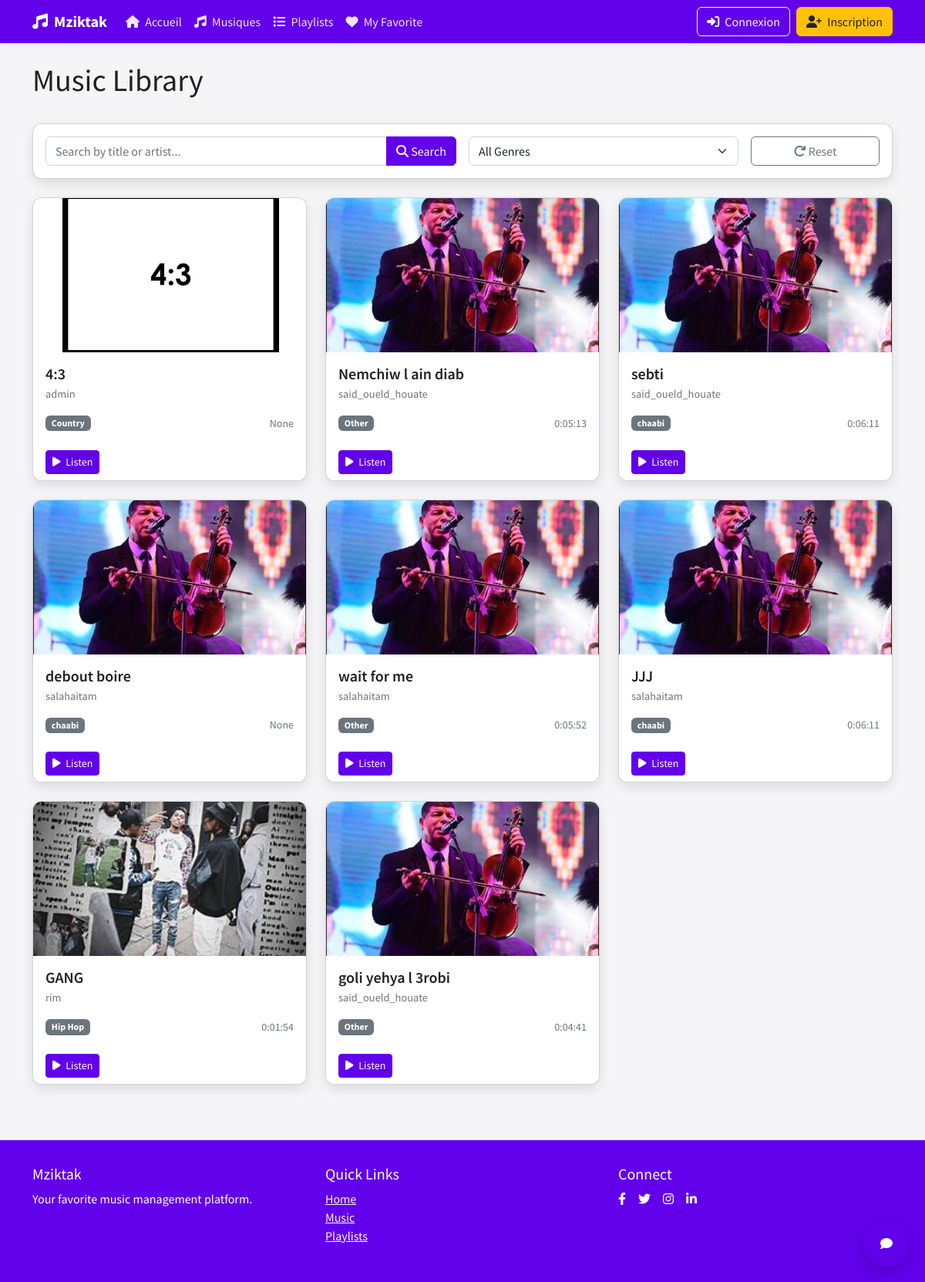
The app's page /music/ with its own data.
### music_app/models.py (models this page shows, shortened)
class Music(models.Model):
    GENRE_CHOICES = [
        ('pop', 'Pop'),
        ('rock', 'Rock'),
        ('jazz', 'Jazz'),
        ('classical', 'Classical'),
        ('hip_hop', 'Hip Hop'),
        ('electronic', 'Electronic'),
        ('country', 'Country'),
        ('r_and_b', 'R&B'),
        ('indie', 'Indie'),
        ('chaabi','chaabi'),
        ('other', 'Other'),
    ]
    title = models.CharField(max_length=100)
    artist = models.ForeignKey('users.Artist', on_delete=models.CASCADE, related_name='music')
    genre = models.CharField(max_length=20, choices=GENRE_CHOICES, default='other')
    duration = models.DurationField(null=True, blank=True)
    release_date = models.DateField()
    audio_file = models.FileField(upload_to='music/')
    cover_image = models.ImageField(upload_to='covers/', default='covers/default.jpg')
    created_at = models.DateTimeField(auto_now_add=True)
    class Meta:
        verbose_name_plural = 'Music'
        ordering = ['-release_date']

### users/models.py (models this page shows, shortened)
class Artist(models.Model):
    user = models.OneToOneField(
        settings.AUTH_USER_MODEL,
        on_delete=models.CASCADE,
        related_name='artist_profile'
    )
    full_name = models.CharField(max_length=100)
    profile_image = models.ImageField(upload_to='artist_images/', null=True, blank=True)

### music_app/views.py (the view)
# urls.py: path('music/', views.music_list, name='music_list'),
def music_list(request):
    genre_filter = request.GET.get('genre', '')
    search_query = request.GET.get('search', '')
    music = Music.objects.all()
    if genre_filter:
        music = music.filter(genre=genre_filter)
    if search_query:
        music = music.filter(
            Q(title__icontains=search_query) |
            Q(artist__full_name__icontains=search_query)
        )
    return render(request, 'music_app/music_list.html', {
        'music_list': music,
        'genres': dict(Music.GENRE_CHOICES),
        'current_genre': genre_filter,
        'search_query': search_query
    })

### music_app/context_processors.py (called while the page is built)
def favorite_count(request):
    if request.user.is_authenticated:
        count = UserMusicPreference.objects.filter(
            user=request.user,
            favorite=True
        ).count()
        return {'favorite_count': count}
    return {'favorite_count': 0}

### templates/music_app/music_list.html (shortened to what this page needs)
{% extends 'base.html' %}
{% block content %}
<div class="container">
    <div class="d-flex justify-content-between align-items-center mb-4">
        <h1>Music Library</h1>
    </div>
    <div class="card mb-4">
        <div class="card-body">
            <form method="get" class="row g-3">
                <div class="col-md-6">
                    <div class="input-group">
                        <input type="text" name="search" class="form-control" placeholder="Search by title or artist..." value="{{ search_query }}">
                        <button class="btn btn-primary" type="submit">
                            <i class="fas fa-search"></i> Search
                        </button>
                    </div>
                </div>
                <div class="col-md-4">
                    <select name="genre" class="form-select" onchange="this.form.submit()">
                        <option value="">All Genres</option>
                    </select>
                </div>
                <div class="col-md-2">
                    <a href="{% url 'music_list' %}" class="btn btn-outline-secondary w-100">
                        <i class="fas fa-redo"></i> Reset
                    </a>
                </div>
            </form>
        </div>
    </div>
    <div class="row row-cols-1 row-cols-md-2 row-cols-lg-3 g-4">
        {% for music in music_list %}
        <div class="col">
            <div class="card h-100 music-card">
                <img src="{{ music.cover_image.url }}" class="card-img-top" alt="{{ music.title }}">
                <div class="card-body">
                    <h5 class="music-title">{{ music.title }}</h5>
                    <p class="music-artist">{{ music.artist.full_name }}</p>
                    <div class="d-flex justify-content-between align-items-center">
                        <span class="badge bg-secondary">{{ music.get_genre_display }}</span>
                        <small class="text-muted">{{ music.duration }}</small>
                    </div>
                </div>
                <div class="card-footer bg-white border-0 d-flex justify-content-between">
                    <a href="{% url 'music_detail' music.id %}" class="btn btn-sm btn-primary">
                        <i class="fas fa-play me-1"></i> Listen
                    </a>
                </div>
            </div>
        </div>
        {% endfor %}
    </div>
</div>
{% endblock %}

### templates/base.html (shortened to what this page needs)
<!DOCTYPE html>
<html lang="en">
<head>
    <link href="https://cdn.jsdelivr.net/npm/bootstrap@5.2.3/dist/css/bootstrap.min.css" rel="stylesheet">
    <link rel="stylesheet" href="https://cdnjs.cloudflare.com/ajax/libs/font-awesome/6.1.1/css/all.min.css">
    <link rel="stylesheet" href="https://cdn.plyr.io/3.7.2/plyr.css">
</head>
<body>
    {% include 'includes/navigation.html' %}
    <main class="py-4">
        {% block content %}{% endblock %}
    </main>
    <footer>
        <div class="container">
            <div class="row">
                <div class="col-md-4">
                    <h5>Mziktak</h5>
                    <p>Your favorite music management platform.</p>
                </div>
                <div class="col-md-4">
                    <h5>Quick Links</h5>
                    <ul class="list-unstyled">
                        <li><a href="{% url 'home' %}" class="text-light">Home</a></li>
                        <li><a href="{% url 'music_list' %}" class="text-light">Music</a></li>
                        <li><a href="{% url 'playlist_list' %}" class="text-light">Playlists</a></li>
                    </ul>
                </div>
                <div class="col-md-4">
                    <h5>Connect</h5>
                    <div class="d-flex">
                        <a href="#" class="text-light me-3"><i class="fab fa-facebook-f"></i></a>
                        <a href="#" class="text-light me-3"><i class="fab fa-twitter"></i></a>
                        <a href="#" class="text-light me-3"><i class="fab fa-instagram"></i></a>
                        <a href="#" class="text-light"><i class="fab fa-linkedin-in"></i></a>
                    </div>
                </div>
            </div>
        </div>
    </footer>
    {% block extra_js %}
        {% include 'includes/chatbot.html' %}
    {% endblock %}
</body>
</html>

### templates/includes/navigation.html (shortened to what this page needs)
<nav class="navbar navbar-expand-lg navbar-dark">
    <div class="container">
        <a class="navbar-brand" href="{% url 'home' %}">
            <i class="fas fa-music me-2"></i>Mziktak
        </a>
        <div class="collapse navbar-collapse" id="navbarNav">
            <ul class="navbar-nav me-auto">
                <li class="nav-item">
                    <a class="nav-link" href="{% url 'home' %}">
                        <i class="fas fa-home me-1"></i> Accueil
                    </a>
                </li>
                <li class="nav-item">
                    <a class="nav-link" href="{% url 'music_list' %}">
                        <i class="fas fa-music me-1"></i> Musiques
                    </a>
                </li>
                <li class="nav-item">
                    <a class="nav-link" href="{% url 'playlist_list' %}">
                        <i class="fas fa-list me-1"></i> Playlists
                    </a>
                </li>
                <li class="nav-item">
                    <a class="nav-link position-relative" href="{% if user.is_authenticated %}{% url 'favorite_list' %}{% else %}{% url 'login' %}?next={% url 'favorite_list' %}{% endif %}">
                        <i class="fas fa-heart me-1 {% if user.is_authenticated %}text-danger{% endif %}"></i> My Favorite
                    </a>
                </li>
            </ul>
            <div class="d-flex">
                {% if user.is_authenticated %}
                    <div class="dropdown">
                        <button class="btn btn-accent dropdown-toggle" type="button" id="userDropdown" data-bs-toggle="dropdown" aria-expanded="false">
                            <i class="fas fa-user me-1"></i> {{ user.username }}
                        </button>
                        <ul class="dropdown-menu dropdown-menu-end" aria-labelledby="userDropdown">
                            <li>
                                <a class="dropdown-item" href="{% url 'profile' %}">
                                    <i class="fas fa-user-circle me-1"></i> Profil
                                </a>
                            </li>
                            <li>
                                <a class="dropdown-item" href="{% url 'dashboard' %}">
                                    <i class="fas fa-chart-line me-1"></i> Tableau de bord
                                </a>
                            </li>
                            <li><hr class="dropdown-divider"></li>
                            <li>
                                <a class="dropdown-item text-danger" href="{% url 'logout' %}">
                                    <i class="fas fa-sign-out-alt me-1"></i> Déconnexion
                                </a>
                            </li>
                        </ul>
                    </div>
                {% else %}
                    <a href="{% url 'login' %}" class="btn btn-outline-light me-2">
                        <i class="fas fa-sign-in-alt me-1"></i> Connexion
                    </a>
                    <a href="{% url 'register' %}" class="btn btn-accent">
                        <i class="fas fa-user-plus me-1"></i> Inscription
                    </a>
                {% endif %}
            </div>
        </div>
    </div>
</nav>

### templates/includes/chatbot.html (shortened to what this page needs)
{% load static %}
<button id="chatbot-button" onclick="toggleChatbot()" class="btn btn-primary rounded-circle shadow">
    <i class="fas fa-comment"></i>
</button>

### templates/base.html (style rules this page uses)
:root { --primary: #6200EA; --primary-light: #9d46ff; --primary-dark: #0a00b6; --accent: #FFC107; --text-on-primary: #ffffff; --text-primary: #212121; --text-secondary: #757575; --success: #4CAF50; --warning: #FF9800; --error: #F44336; --background: #f5f5f7; }
body { font-family: 'Source Sans Pro', sans-serif; background-color: var(--background); color: var(--text-primary); min-height: 100vh; display: flex; flex-direction: column; }
main { flex: 1; }
.navbar { background-color: var(--primary); box-shadow: 0 2px 4px rgba(0,0,0,0.1); }
.navbar-brand { font-weight: 700; color: var(--text-on-primary) !important; }
.navbar-dark .navbar-nav .nav-link { color: rgba(255,255,255,0.9); transition: all 0.3s ease; }
.btn-primary { background-color: var(--primary); border-color: var(--primary); }
.btn-accent { background-color: var(--accent); border-color: var(--accent); color: var(--text-primary); }
.card { border-radius: 12px; overflow: hidden; box-shadow: 0 6px 15px rgba(0,0,0,0.1); transition: transform 0.3s ease, box-shadow 0.3s ease; }
.music-card { position: relative; height: 100%; }
.music-card img { height: 200px; object-fit: cover; }
.music-title { font-weight: 600; margin-bottom: 0.25rem; }
.music-artist { color: var(--text-secondary); font-size: 0.9rem; }
footer { background-color: var(--primary); color: var(--text-on-primary); padding: 2rem 0; margin-top: 3rem; }
.slide-up { animation: slideUp 0.5s ease-out; }

### templates/includes/chatbot.html (style rules this page uses)
#chatbot-button { position: fixed; bottom: 20px; right: 20px; width: 60px; height: 60px; border-radius: 50%; background-color: var(--primary); color: white; border: none; cursor: pointer; display: flex; align-items: center; justify-content: center; box-shadow: 0 2px 5px rgba(0,0,0,0.2); transition: all 0.3s ease; z-index: 1000; }

### records on screen
Music: cover_image (picture), title "4:3", artist.full_name "admin", genre "Country", duration "None"
Music: cover_image (picture), title "Nemchiw l ain diab", artist.full_name "said_oueld_houate", genre "Other", duration "0:05:13"
Music: cover_image (picture), title "sebti", artist.full_name "said_oueld_houate", genre "chaabi", duration "0:06:11"
Music: cover_image (picture), title "debout boire", artist.full_name "salahaitam", genre "chaabi", duration "None"
Music: cover_image (picture), title "wait for me", artist.full_name "salahaitam", genre "Other", duration "0:05:52"
Music: cover_image (picture), title "JJJ", artist.full_name "salahaitam", genre "chaabi", duration "0:06:11"
Music: cover_image (picture), title "GANG", artist.full_name "rim", genre "Hip Hop", duration "0:01:54"
Music: cover_image (picture), title "goli yehya l 3robi", artist.full_name "said_oueld_houate", genre "Other", duration "0:04:41"
